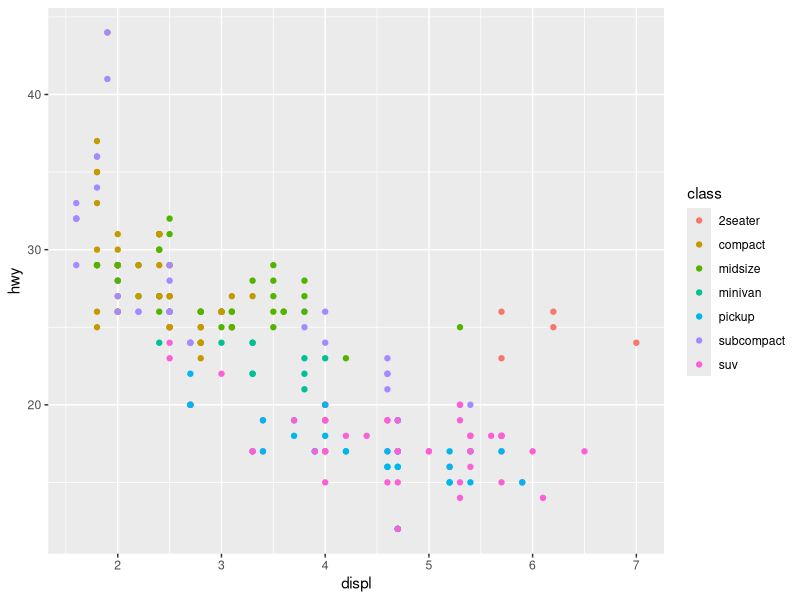
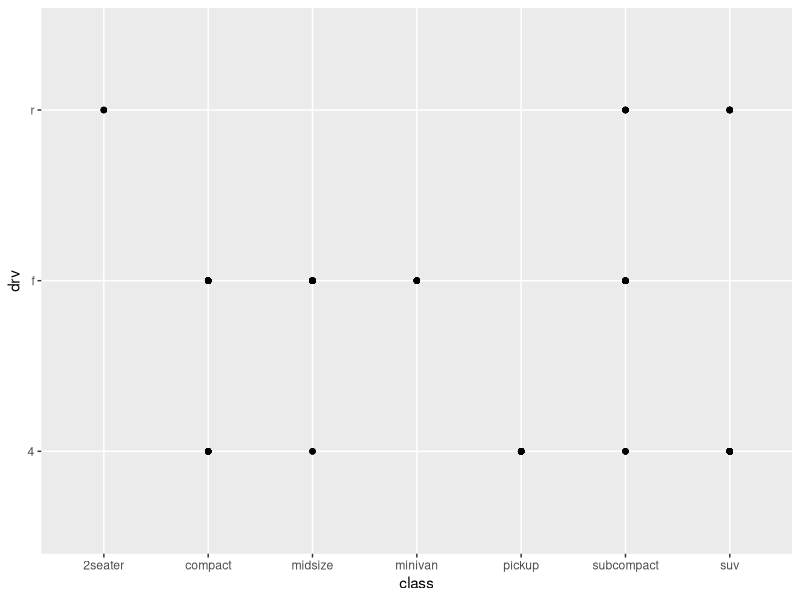

Generate these figures, in order, with R: (Note: this script raises an error after producing the figures.)
library(tidyverse)
data = mpg
library(ggplot2)
p <- ggplot(data = mpg,
            mapping = aes(x = displ, y = hwy, color = class))
p <- p + geom_point()
print(p)
# It shows the higher the amount of liters(bigger engine) the less gas mileage you get.

k <- ggplot(data = mpg,
            mapping = aes(x = class, y = drv))
k <- k + geom_point()
print(k)
##
###
ylim <- c(-1000,15000)
j <- ggplot(data = bank_4_,
            mapping = aes(x = , y = age, color = y))
j <- j + geom_point()
print(j)